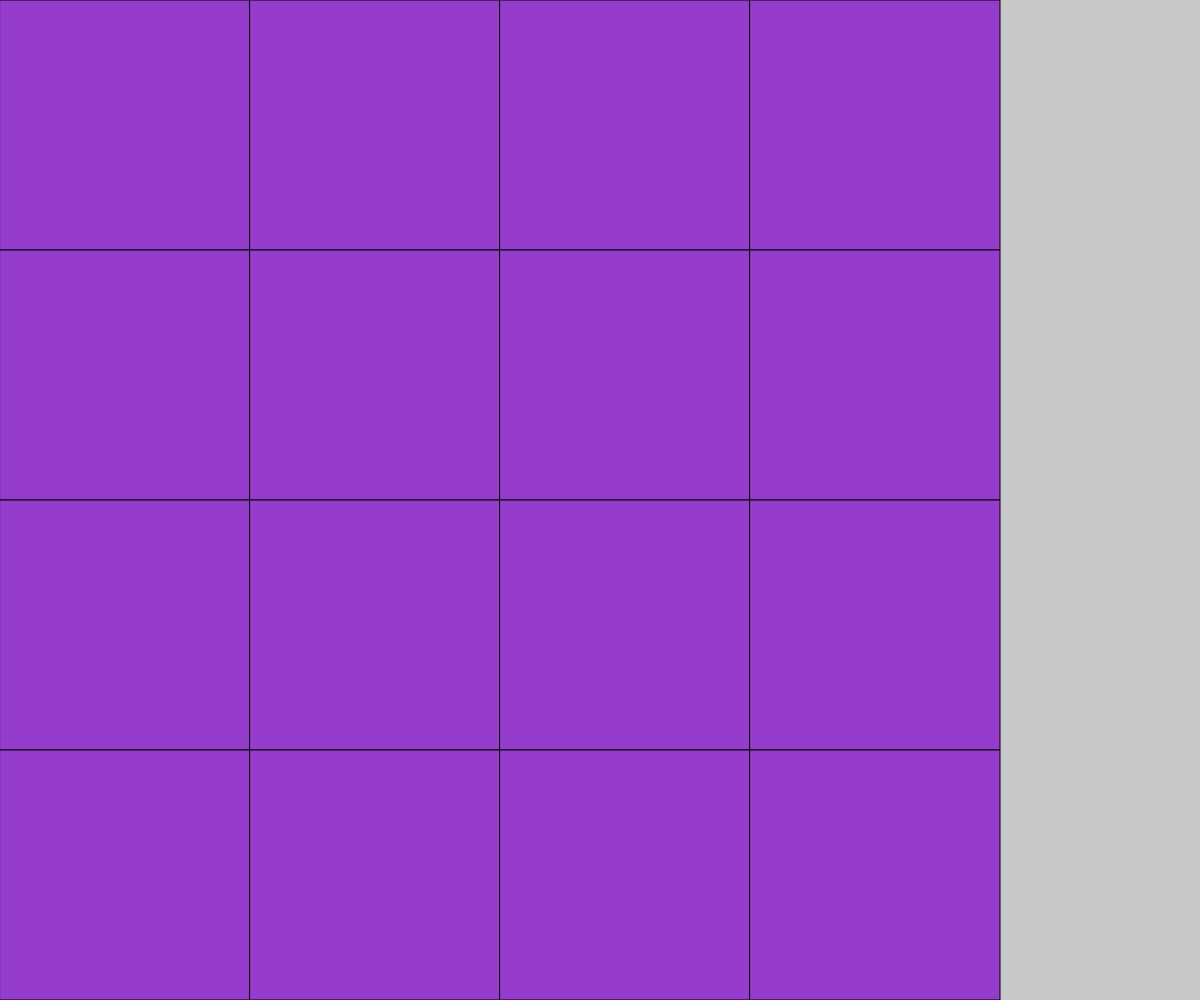
Frame 1 (no input)
Frame 60 (no input): identical to frame 1, image omitted
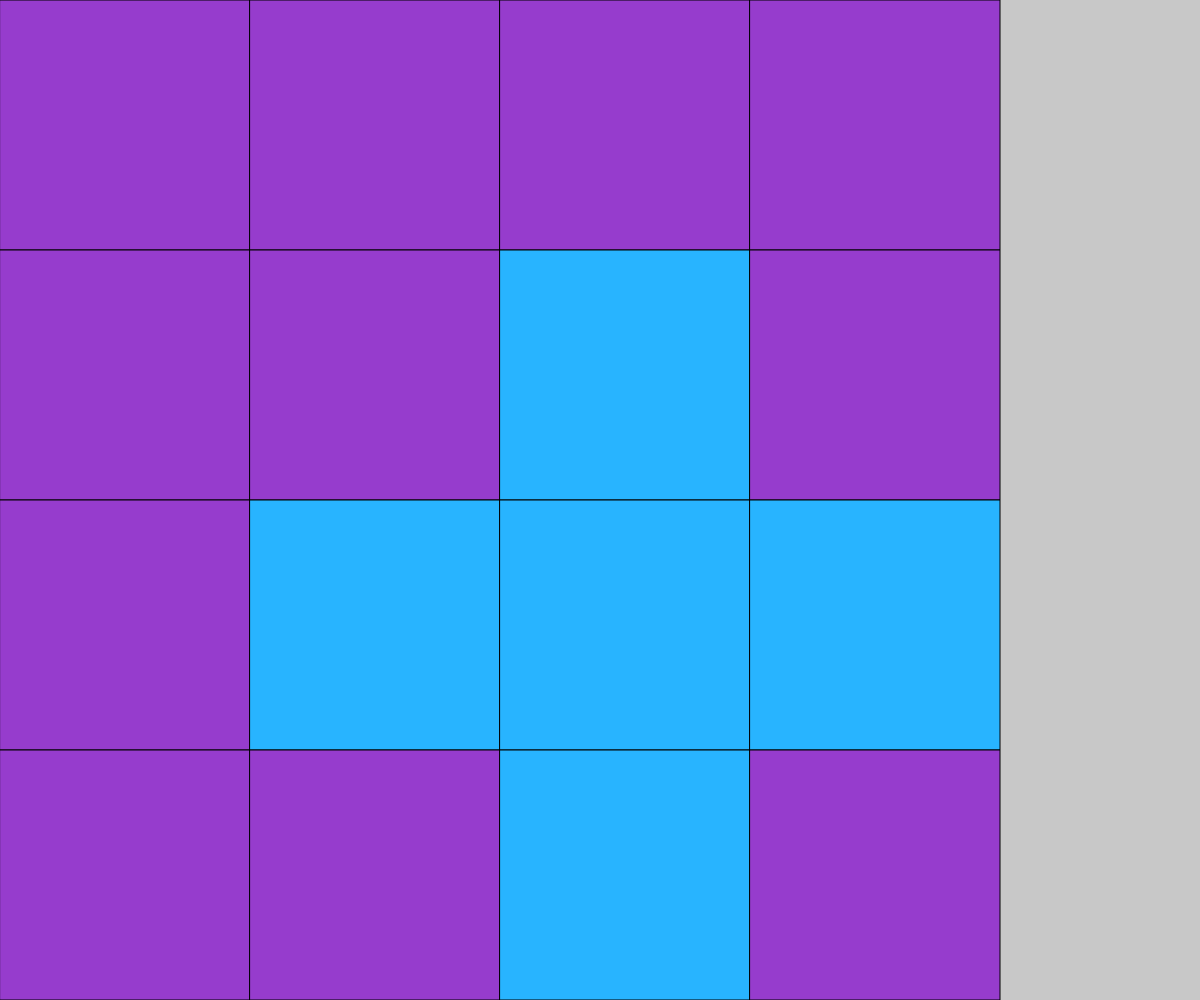
Frame 120 (the mouse pressed at the canvas centre since frame 60)

The p5.js sketch that drew these frames (run headless with seeded random() and noise() and a simulated clock; from frame 60 on, the mouse is pressed at the canvas centre):

// p5.js sketch
// ── sketch.js
// Project Title
// Your Name
// Date
//
// Extra for Experts:
// - describe what you did to take this project "above and beyond"


let grid = [];

const ROWS = 4;
const COLS = 4;
let cellSize = 50; 

function setup() {
  createCanvas(windowWidth, windowHeight);
  if (width < height) { 
    cellSize = width/COLS;
  }
  else {
    cellSize = height/ROWS;
  }
  grid = createEmpty2dArray(ROWS, COLS);
}

function draw() {

  background(200);

  displayGrid(grid);
}

function displayGrid(grid) {
  for (let y = 0; y < ROWS; y++) {
    for (let x = 0; x < COLS; x++) {
      if (grid[x][y]) {
        fill(40,180,255);
      }
      else {
        fill(150,60,205);
      }
      square(x*cellSize, y*cellSize, cellSize);
    }
  }
}

function createEmpty2dArray(ROWS, COLS) {
  let newGrid = [];
  for (let y = 0; y < ROWS; y++) {
    newGrid.push([]);
    for (let x = 0; x < COLS; x++) {
      newGrid[y].push(0);
    }
  }
  return newGrid;
}


function mousePressed() {
  let x = Math.floor(mouseX/cellSize);
  let y = Math.floor(mouseY/cellSize);
  swapSquare(x, y);
  swapSquare(x-1, y);
  swapSquare(x+1, y);
  swapSquare(x, y-1);
  swapSquare(x, y+1);

}

function swapSquare(x, y) {
  if (x < COLS && x > -1 && y < ROWS && y > -1) {
    grid[x][y] = !grid[x][y];
  }
}
